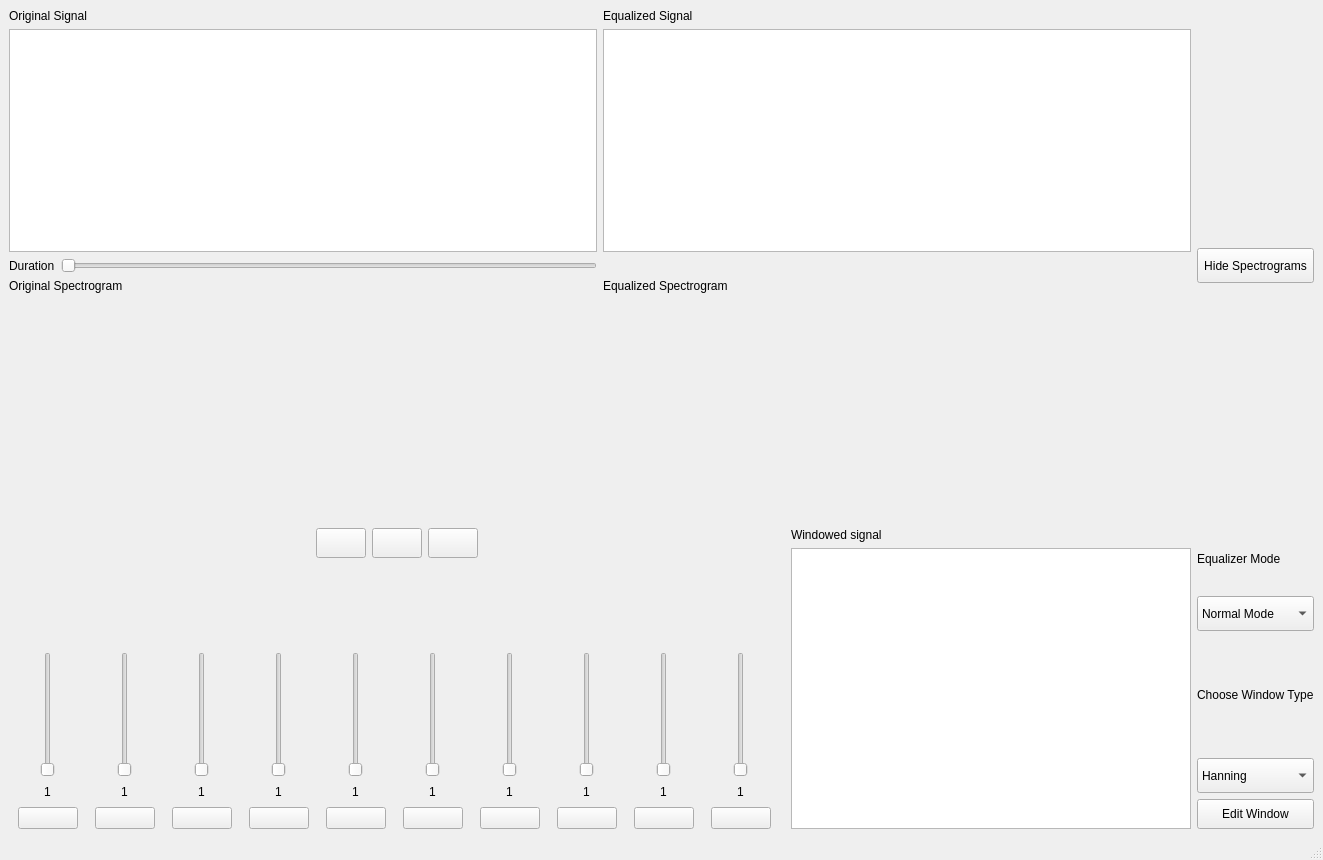
<?xml version="1.0" encoding="UTF-8"?>
<ui version="4.0">
 <class>MainWindow</class>
 <widget class="QMainWindow" name="MainWindow">
  <property name="geometry">
   <rect>
    <x>0</x>
    <y>0</y>
    <width>1323</width>
    <height>860</height>
   </rect>
  </property>
  <property name="windowTitle">
   <string>MainWindow</string>
  </property>
  <property name="styleSheet">
   <string notr="true"/>
  </property>
  <widget class="QWidget" name="centralwidget">
   <layout class="QGridLayout" name="gridLayout_2">
    <item row="0" column="0" colspan="2">
     <layout class="QGridLayout" name="gridLayout">
      <item row="0" column="0">
       <layout class="QVBoxLayout" name="verticalLayout">
        <item>
         <widget class="QLabel" name="label">
          <property name="styleSheet">
           <string notr="true">font: 10pt &quot;Verdana&quot;;
</string>
          </property>
          <property name="text">
           <string>Original Signal</string>
          </property>
         </widget>
        </item>
        <item>
         <widget class="PlotWidget" name="originalSignalGraph"/>
        </item>
       </layout>
      </item>
      <item row="0" column="1">
       <layout class="QVBoxLayout" name="verticalLayout_4">
        <item>
         <widget class="QLabel" name="label_2">
          <property name="styleSheet">
           <string notr="true">font: 10pt &quot;Verdana&quot;;
</string>
          </property>
          <property name="text">
           <string>Equalized Signal</string>
          </property>
         </widget>
        </item>
        <item>
         <widget class="PlotWidget" name="equalizedSignalGraph"/>
        </item>
       </layout>
      </item>
      <item row="1" column="0">
       <layout class="QHBoxLayout" name="horizontalLayout_2">
        <item>
         <widget class="QLabel" name="label_8">
          <property name="styleSheet">
           <string notr="true">font: 10pt &quot;Verdana&quot;;
</string>
          </property>
          <property name="text">
           <string>Duration</string>
          </property>
         </widget>
        </item>
        <item>
         <widget class="QSlider" name="timeSlider">
          <property name="orientation">
           <enum>Qt::Horizontal</enum>
          </property>
         </widget>
        </item>
       </layout>
      </item>
      <item row="2" column="0">
       <layout class="QVBoxLayout" name="verticalLayout_2">
        <item>
         <widget class="QLabel" name="label_3">
          <property name="sizePolicy">
           <sizepolicy hsizetype="Minimum" vsizetype="Maximum">
            <horstretch>0</horstretch>
            <verstretch>0</verstretch>
           </sizepolicy>
          </property>
          <property name="styleSheet">
           <string notr="true">font: 10pt &quot;Verdana&quot;;
</string>
          </property>
          <property name="text">
           <string>Original Spectrogram</string>
          </property>
         </widget>
        </item>
        <item>
         <widget class="SpectroWidget" name="originalSpectro" native="true">
          <property name="sizePolicy">
           <sizepolicy hsizetype="Expanding" vsizetype="Expanding">
            <horstretch>0</horstretch>
            <verstretch>0</verstretch>
           </sizepolicy>
          </property>
          <property name="minimumSize">
           <size>
            <width>0</width>
            <height>0</height>
           </size>
          </property>
          <property name="maximumSize">
           <size>
            <width>16777215</width>
            <height>227</height>
           </size>
          </property>
         </widget>
        </item>
       </layout>
      </item>
      <item row="2" column="1">
       <layout class="QVBoxLayout" name="verticalLayout_3">
        <item>
         <widget class="QLabel" name="label_4">
          <property name="sizePolicy">
           <sizepolicy hsizetype="Preferred" vsizetype="Maximum">
            <horstretch>0</horstretch>
            <verstretch>0</verstretch>
           </sizepolicy>
          </property>
          <property name="styleSheet">
           <string notr="true">font: 10pt &quot;Verdana&quot;;
</string>
          </property>
          <property name="text">
           <string>Equalized Spectrogram</string>
          </property>
         </widget>
        </item>
        <item>
         <widget class="SpectroWidget" name="equalizedSpectro" native="true">
          <property name="sizePolicy">
           <sizepolicy hsizetype="Expanding" vsizetype="Expanding">
            <horstretch>0</horstretch>
            <verstretch>0</verstretch>
           </sizepolicy>
          </property>
          <property name="minimumSize">
           <size>
            <width>0</width>
            <height>0</height>
           </size>
          </property>
          <property name="maximumSize">
           <size>
            <width>16777215</width>
            <height>227</height>
           </size>
          </property>
         </widget>
        </item>
       </layout>
      </item>
     </layout>
    </item>
    <item row="0" column="2">
     <widget class="QPushButton" name="showHideSpectroBtn">
      <property name="sizePolicy">
       <sizepolicy hsizetype="Minimum" vsizetype="Maximum">
        <horstretch>0</horstretch>
        <verstretch>40</verstretch>
       </sizepolicy>
      </property>
      <property name="minimumSize">
       <size>
        <width>0</width>
        <height>35</height>
       </size>
      </property>
      <property name="styleSheet">
       <string notr="true">font: 10pt &quot;Verdana&quot;;
</string>
      </property>
      <property name="text">
       <string>Hide Spectrograms</string>
      </property>
      <property name="icon">
       <iconset>
        <normaloff>icons/hidden.png</normaloff>icons/hidden.png</iconset>
      </property>
     </widget>
    </item>
    <item row="1" column="0">
     <layout class="QHBoxLayout" name="horizontalLayout_3">
      <item>
       <spacer name="horizontalSpacer">
        <property name="orientation">
         <enum>Qt::Horizontal</enum>
        </property>
        <property name="sizeHint" stdset="0">
         <size>
          <width>40</width>
          <height>20</height>
         </size>
        </property>
       </spacer>
      </item>
      <item>
       <widget class="QPushButton" name="browseBtn">
        <property name="sizePolicy">
         <sizepolicy hsizetype="Minimum" vsizetype="Maximum">
          <horstretch>0</horstretch>
          <verstretch>0</verstretch>
         </sizepolicy>
        </property>
        <property name="minimumSize">
         <size>
          <width>50</width>
          <height>30</height>
         </size>
        </property>
        <property name="maximumSize">
         <size>
          <width>16777215</width>
          <height>30</height>
         </size>
        </property>
        <property name="styleSheet">
         <string notr="true">font: 10pt &quot;Verdana&quot;;
</string>
        </property>
        <property name="text">
         <string/>
        </property>
        <property name="icon">
         <iconset>
          <normaloff>icons/folder.png</normaloff>icons/folder.png</iconset>
        </property>
       </widget>
      </item>
      <item>
       <widget class="QPushButton" name="playPauseBtn">
        <property name="minimumSize">
         <size>
          <width>50</width>
          <height>30</height>
         </size>
        </property>
        <property name="styleSheet">
         <string notr="true">font: 10pt &quot;Verdana&quot;;</string>
        </property>
        <property name="text">
         <string/>
        </property>
        <property name="icon">
         <iconset>
          <normaloff>icons/play-button.png</normaloff>icons/play-button.png</iconset>
        </property>
       </widget>
      </item>
      <item>
       <widget class="QPushButton" name="rewindBtn">
        <property name="sizePolicy">
         <sizepolicy hsizetype="Minimum" vsizetype="Fixed">
          <horstretch>0</horstretch>
          <verstretch>0</verstretch>
         </sizepolicy>
        </property>
        <property name="minimumSize">
         <size>
          <width>50</width>
          <height>30</height>
         </size>
        </property>
        <property name="styleSheet">
         <string notr="true">font: 10pt &quot;Verdana&quot;;
</string>
        </property>
        <property name="text">
         <string/>
        </property>
        <property name="icon">
         <iconset>
          <normaloff>icons/rewind-button.png</normaloff>icons/rewind-button.png</iconset>
        </property>
       </widget>
      </item>
      <item>
       <spacer name="horizontalSpacer_2">
        <property name="orientation">
         <enum>Qt::Horizontal</enum>
        </property>
        <property name="sizeHint" stdset="0">
         <size>
          <width>40</width>
          <height>20</height>
         </size>
        </property>
       </spacer>
      </item>
     </layout>
    </item>
    <item row="1" column="1" rowspan="4">
     <layout class="QVBoxLayout" name="verticalLayout_8">
      <property name="sizeConstraint">
       <enum>QLayout::SetDefaultConstraint</enum>
      </property>
      <item>
       <widget class="QLabel" name="label_9">
        <property name="styleSheet">
         <string notr="true">font: 10pt &quot;Verdana&quot;;
</string>
        </property>
        <property name="text">
         <string>Windowed signal </string>
        </property>
       </widget>
      </item>
      <item>
       <widget class="PlotWidget" name="equalizedSignalSpectroGraph">
        <property name="sizePolicy">
         <sizepolicy hsizetype="Minimum" vsizetype="Expanding">
          <horstretch>200</horstretch>
          <verstretch>0</verstretch>
         </sizepolicy>
        </property>
        <property name="minimumSize">
         <size>
          <width>400</width>
          <height>0</height>
         </size>
        </property>
       </widget>
      </item>
     </layout>
    </item>
    <item row="1" column="2" rowspan="2">
     <layout class="QVBoxLayout" name="verticalLayout_5">
      <item>
       <widget class="QLabel" name="label_6">
        <property name="styleSheet">
         <string notr="true">font: 10pt &quot;Verdana&quot;;
</string>
        </property>
        <property name="text">
         <string>Equalizer Mode</string>
        </property>
       </widget>
      </item>
      <item>
       <widget class="QComboBox" name="equalizerModeMenu">
        <property name="sizePolicy">
         <sizepolicy hsizetype="Preferred" vsizetype="Maximum">
          <horstretch>0</horstretch>
          <verstretch>0</verstretch>
         </sizepolicy>
        </property>
        <property name="minimumSize">
         <size>
          <width>0</width>
          <height>35</height>
         </size>
        </property>
        <property name="styleSheet">
         <string notr="true">font: 10pt &quot;Verdana&quot;;
</string>
        </property>
        <property name="currentText">
         <string>Normal Mode</string>
        </property>
        <item>
         <property name="text">
          <string>Normal Mode</string>
         </property>
        </item>
        <item>
         <property name="text">
          <string>Animal Mode</string>
         </property>
        </item>
        <item>
         <property name="text">
          <string>Musical Mode</string>
         </property>
        </item>
        <item>
         <property name="text">
          <string>ECG Mode</string>
         </property>
        </item>
       </widget>
      </item>
     </layout>
    </item>
    <item row="3" column="0" rowspan="2">
     <layout class="QHBoxLayout" name="horizontalLayout" stretch="0,0,0,0,0,0,0,0,0,0">
      <property name="spacing">
       <number>8</number>
      </property>
      <property name="topMargin">
       <number>15</number>
      </property>
      <item>
       <layout class="QVBoxLayout" name="verticalLayout_9">
        <item alignment="Qt::AlignHCenter">
         <widget class="QSlider" name="slider1">
          <property name="styleSheet">
           <string notr="true"/>
          </property>
          <property name="orientation">
           <enum>Qt::Vertical</enum>
          </property>
         </widget>
        </item>
        <item alignment="Qt::AlignHCenter">
         <widget class="QLabel" name="sliderLabel1">
          <property name="styleSheet">
           <string notr="true">font: 10pt &quot;Verdana&quot;;
</string>
          </property>
          <property name="text">
           <string>1</string>
          </property>
         </widget>
        </item>
        <item>
         <widget class="QPushButton" name="firstIcon">
          <property name="maximumSize">
           <size>
            <width>60</width>
            <height>60</height>
           </size>
          </property>
          <property name="text">
           <string/>
          </property>
          <property name="iconSize">
           <size>
            <width>30</width>
            <height>30</height>
           </size>
          </property>
         </widget>
        </item>
       </layout>
      </item>
      <item>
       <layout class="QVBoxLayout" name="verticalLayout_10">
        <item alignment="Qt::AlignHCenter">
         <widget class="QSlider" name="slider2">
          <property name="orientation">
           <enum>Qt::Vertical</enum>
          </property>
         </widget>
        </item>
        <item alignment="Qt::AlignHCenter">
         <widget class="QLabel" name="sliderLabel2">
          <property name="styleSheet">
           <string notr="true">font: 10pt &quot;Verdana&quot;;
</string>
          </property>
          <property name="text">
           <string>1</string>
          </property>
         </widget>
        </item>
        <item>
         <widget class="QPushButton" name="secondIcon">
          <property name="maximumSize">
           <size>
            <width>60</width>
            <height>60</height>
           </size>
          </property>
          <property name="text">
           <string/>
          </property>
          <property name="iconSize">
           <size>
            <width>30</width>
            <height>30</height>
           </size>
          </property>
         </widget>
        </item>
       </layout>
      </item>
      <item>
       <layout class="QVBoxLayout" name="verticalLayout_11">
        <item alignment="Qt::AlignHCenter">
         <widget class="QSlider" name="slider3">
          <property name="orientation">
           <enum>Qt::Vertical</enum>
          </property>
         </widget>
        </item>
        <item alignment="Qt::AlignHCenter">
         <widget class="QLabel" name="sliderLabel3">
          <property name="styleSheet">
           <string notr="true">font: 10pt &quot;Verdana&quot;;
</string>
          </property>
          <property name="text">
           <string>1</string>
          </property>
         </widget>
        </item>
        <item>
         <widget class="QPushButton" name="thirdIcon">
          <property name="maximumSize">
           <size>
            <width>60</width>
            <height>60</height>
           </size>
          </property>
          <property name="text">
           <string/>
          </property>
          <property name="iconSize">
           <size>
            <width>30</width>
            <height>30</height>
           </size>
          </property>
         </widget>
        </item>
       </layout>
      </item>
      <item>
       <layout class="QVBoxLayout" name="verticalLayout_12">
        <item alignment="Qt::AlignHCenter">
         <widget class="QSlider" name="slider4">
          <property name="orientation">
           <enum>Qt::Vertical</enum>
          </property>
         </widget>
        </item>
        <item alignment="Qt::AlignHCenter">
         <widget class="QLabel" name="sliderLabel4">
          <property name="styleSheet">
           <string notr="true">font: 10pt &quot;Verdana&quot;;
</string>
          </property>
          <property name="text">
           <string>1</string>
          </property>
         </widget>
        </item>
        <item>
         <widget class="QPushButton" name="fourthIcon">
          <property name="maximumSize">
           <size>
            <width>60</width>
            <height>60</height>
           </size>
          </property>
          <property name="text">
           <string/>
          </property>
          <property name="iconSize">
           <size>
            <width>30</width>
            <height>30</height>
           </size>
          </property>
         </widget>
        </item>
       </layout>
      </item>
      <item>
       <layout class="QVBoxLayout" name="verticalLayout_13">
        <item alignment="Qt::AlignHCenter">
         <widget class="QSlider" name="slider5">
          <property name="orientation">
           <enum>Qt::Vertical</enum>
          </property>
         </widget>
        </item>
        <item alignment="Qt::AlignHCenter">
         <widget class="QLabel" name="sliderLabel5">
          <property name="styleSheet">
           <string notr="true">font: 10pt &quot;Verdana&quot;;
</string>
          </property>
          <property name="text">
           <string>1</string>
          </property>
         </widget>
        </item>
        <item>
         <widget class="QPushButton" name="fifthIcon">
          <property name="maximumSize">
           <size>
            <width>60</width>
            <height>60</height>
           </size>
          </property>
          <property name="text">
           <string/>
          </property>
          <property name="iconSize">
           <size>
            <width>30</width>
            <height>30</height>
           </size>
          </property>
         </widget>
        </item>
       </layout>
      </item>
      <item>
       <layout class="QVBoxLayout" name="verticalLayout_14">
        <item alignment="Qt::AlignHCenter">
         <widget class="QSlider" name="slider6">
          <property name="orientation">
           <enum>Qt::Vertical</enum>
          </property>
         </widget>
        </item>
        <item alignment="Qt::AlignHCenter">
         <widget class="QLabel" name="sliderLabel6">
          <property name="styleSheet">
           <string notr="true">font: 10pt &quot;Verdana&quot;;
</string>
          </property>
          <property name="text">
           <string>1</string>
          </property>
         </widget>
        </item>
        <item>
         <widget class="QPushButton" name="sixthIcon">
          <property name="maximumSize">
           <size>
            <width>60</width>
            <height>60</height>
           </size>
          </property>
          <property name="text">
           <string/>
          </property>
          <property name="iconSize">
           <size>
            <width>30</width>
            <height>30</height>
           </size>
          </property>
         </widget>
        </item>
       </layout>
      </item>
      <item>
       <layout class="QVBoxLayout" name="verticalLayout_15">
        <item alignment="Qt::AlignHCenter">
         <widget class="QSlider" name="slider7">
          <property name="orientation">
           <enum>Qt::Vertical</enum>
          </property>
         </widget>
        </item>
        <item alignment="Qt::AlignHCenter">
         <widget class="QLabel" name="sliderLabel7">
          <property name="styleSheet">
           <string notr="true">font: 10pt &quot;Verdana&quot;;
</string>
          </property>
          <property name="text">
           <string>1</string>
          </property>
         </widget>
        </item>
        <item>
         <widget class="QPushButton" name="seventhIcon">
          <property name="maximumSize">
           <size>
            <width>60</width>
            <height>60</height>
           </size>
          </property>
          <property name="text">
           <string/>
          </property>
          <property name="iconSize">
           <size>
            <width>30</width>
            <height>30</height>
           </size>
          </property>
         </widget>
        </item>
       </layout>
      </item>
      <item>
       <layout class="QVBoxLayout" name="verticalLayout_16">
        <item alignment="Qt::AlignHCenter">
         <widget class="QSlider" name="slider8">
          <property name="orientation">
           <enum>Qt::Vertical</enum>
          </property>
         </widget>
        </item>
        <item alignment="Qt::AlignHCenter">
         <widget class="QLabel" name="sliderLabel8">
          <property name="styleSheet">
           <string notr="true">font: 10pt &quot;Verdana&quot;;
</string>
          </property>
          <property name="text">
           <string>1</string>
          </property>
         </widget>
        </item>
        <item>
         <widget class="QPushButton" name="eighthIcon">
          <property name="maximumSize">
           <size>
            <width>60</width>
            <height>60</height>
           </size>
          </property>
          <property name="text">
           <string/>
          </property>
          <property name="iconSize">
           <size>
            <width>30</width>
            <height>30</height>
           </size>
          </property>
         </widget>
        </item>
       </layout>
      </item>
      <item>
       <layout class="QVBoxLayout" name="verticalLayout_17">
        <item alignment="Qt::AlignHCenter">
         <widget class="QSlider" name="slider9">
          <property name="orientation">
           <enum>Qt::Vertical</enum>
          </property>
         </widget>
        </item>
        <item alignment="Qt::AlignHCenter">
         <widget class="QLabel" name="sliderLabel9">
          <property name="styleSheet">
           <string notr="true">font: 10pt &quot;Verdana&quot;;
</string>
          </property>
          <property name="text">
           <string>1</string>
          </property>
         </widget>
        </item>
        <item>
         <widget class="QPushButton" name="ninthIcon">
          <property name="maximumSize">
           <size>
            <width>60</width>
            <height>60</height>
           </size>
          </property>
          <property name="text">
           <string/>
          </property>
          <property name="iconSize">
           <size>
            <width>30</width>
            <height>30</height>
           </size>
          </property>
         </widget>
        </item>
       </layout>
      </item>
      <item>
       <layout class="QVBoxLayout" name="verticalLayout_18">
        <item alignment="Qt::AlignHCenter">
         <widget class="QSlider" name="slider10">
          <property name="sizePolicy">
           <sizepolicy hsizetype="Fixed" vsizetype="Minimum">
            <horstretch>0</horstretch>
            <verstretch>0</verstretch>
           </sizepolicy>
          </property>
          <property name="minimumSize">
           <size>
            <width>0</width>
            <height>125</height>
           </size>
          </property>
          <property name="orientation">
           <enum>Qt::Vertical</enum>
          </property>
         </widget>
        </item>
        <item alignment="Qt::AlignHCenter">
         <widget class="QLabel" name="sliderLabel10">
          <property name="styleSheet">
           <string notr="true">font: 10pt &quot;Verdana&quot;;
</string>
          </property>
          <property name="text">
           <string>1</string>
          </property>
         </widget>
        </item>
        <item>
         <widget class="QPushButton" name="tenthIcon">
          <property name="maximumSize">
           <size>
            <width>60</width>
            <height>60</height>
           </size>
          </property>
          <property name="text">
           <string/>
          </property>
          <property name="iconSize">
           <size>
            <width>30</width>
            <height>30</height>
           </size>
          </property>
         </widget>
        </item>
       </layout>
      </item>
     </layout>
    </item>
    <item row="3" column="2">
     <layout class="QVBoxLayout" name="verticalLayout_6">
      <item>
       <widget class="QLabel" name="label_7">
        <property name="styleSheet">
         <string notr="true">font: 10pt &quot;Verdana&quot;;
</string>
        </property>
        <property name="text">
         <string>Choose Window Type</string>
        </property>
       </widget>
      </item>
      <item>
       <widget class="QComboBox" name="windowMenu">
        <property name="sizePolicy">
         <sizepolicy hsizetype="Preferred" vsizetype="Maximum">
          <horstretch>0</horstretch>
          <verstretch>0</verstretch>
         </sizepolicy>
        </property>
        <property name="minimumSize">
         <size>
          <width>0</width>
          <height>35</height>
         </size>
        </property>
        <property name="styleSheet">
         <string notr="true">font: 10pt &quot;Verdana&quot;;
</string>
        </property>
        <property name="currentText">
         <string>Hanning</string>
        </property>
        <item>
         <property name="text">
          <string>Hanning</string>
         </property>
        </item>
        <item>
         <property name="text">
          <string>Rectangle</string>
         </property>
        </item>
        <item>
         <property name="text">
          <string>Hamming</string>
         </property>
        </item>
        <item>
         <property name="text">
          <string>Gaussian</string>
         </property>
        </item>
       </widget>
      </item>
     </layout>
    </item>
    <item row="4" column="2">
     <widget class="QPushButton" name="editWindowBtn">
      <property name="sizePolicy">
       <sizepolicy hsizetype="Minimum" vsizetype="Fixed">
        <horstretch>0</horstretch>
        <verstretch>50</verstretch>
       </sizepolicy>
      </property>
      <property name="minimumSize">
       <size>
        <width>0</width>
        <height>30</height>
       </size>
      </property>
      <property name="styleSheet">
       <string notr="true">font: 10pt &quot;Verdana&quot;;
</string>
      </property>
      <property name="text">
       <string>Edit Window</string>
      </property>
      <property name="icon">
       <iconset>
        <normaloff>icons/wave-graph.png</normaloff>icons/wave-graph.png</iconset>
      </property>
     </widget>
    </item>
   </layout>
  </widget>
  <widget class="QMenuBar" name="menubar">
   <property name="geometry">
    <rect>
     <x>0</x>
     <y>0</y>
     <width>1323</width>
     <height>26</height>
    </rect>
   </property>
  </widget>
  <widget class="QStatusBar" name="statusbar"/>
 </widget>
 <customwidgets>
  <customwidget>
   <class>PlotWidget</class>
   <extends>QGraphicsView</extends>
   <header>pyqtgraph</header>
   <container>1</container>
  </customwidget>
  <customwidget>
   <class>SpectroWidget</class>
   <extends>QWidget</extends>
   <header location="global">spectrowidget.h</header>
   <container>1</container>
  </customwidget>
 </customwidgets>
 <resources/>
 <connections/>
</ui>
